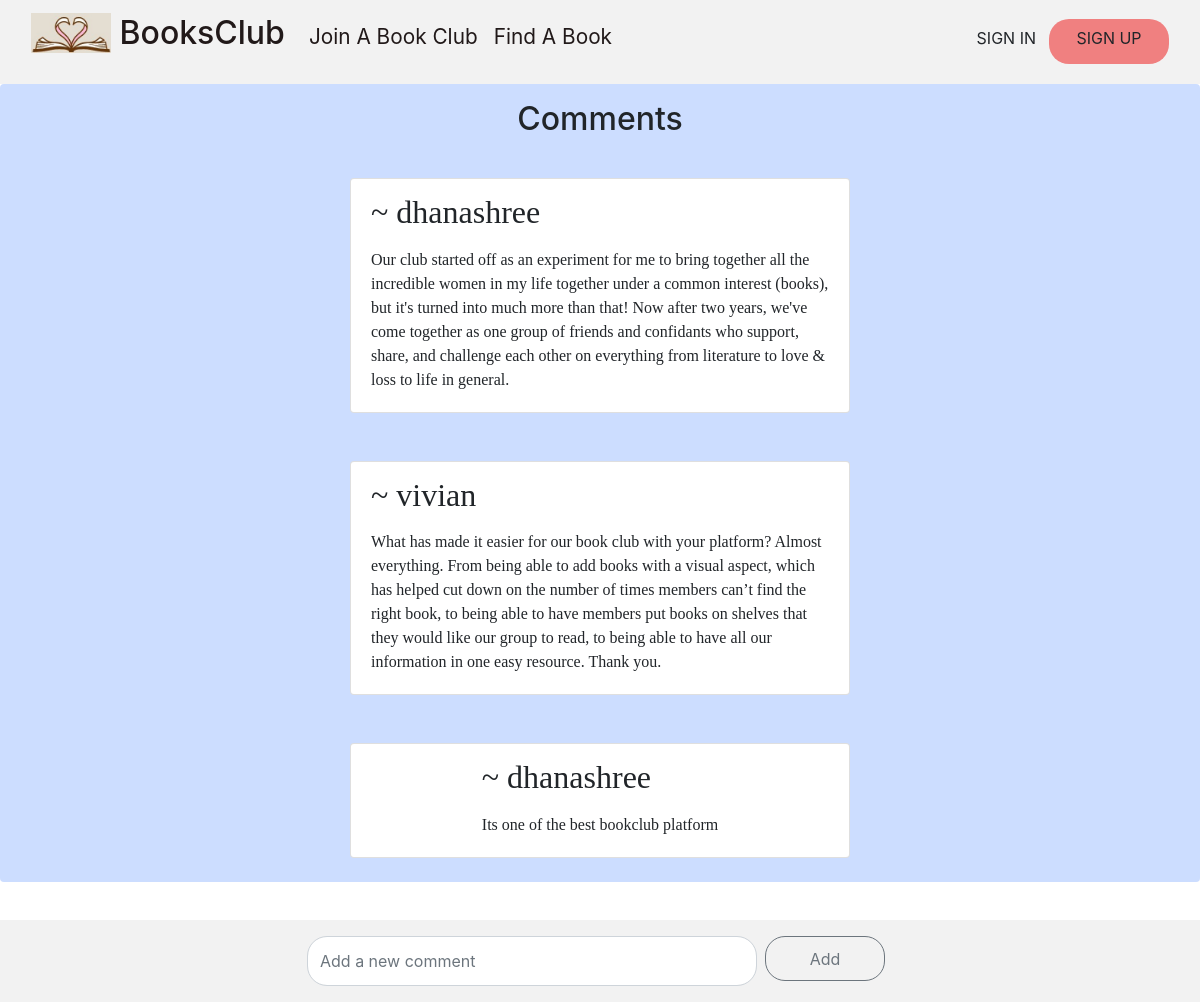
The page /comments on the database its author committed.
### club/models.py (models this page shows, shortened)
class Comment(models.Model):
    author = models.ForeignKey(User, on_delete=models.CASCADE,null=True,blank=True,related_name="usercomment")
    message=models.CharField(max_length=400)

class User(AbstractUser):
    pass

### club/views.py (the view, shortened to what this page needs)
# urls.py: path("comments",views.comments, name='comments'),
def comments(request):
   if request.method == 'GET':
      comments = Comment.objects.all()
      return render(request, 'club/comments.html', {
      'comments': comments
      })

### club/templates/club/comments.html (shortened to what this page needs)
{% extends "club/layout.html" %}
{% block body %}
<div class="card d-flex align-items-center" style="border:none; background-color:rgb(204, 221, 255)">
    <h2 class="my-3"> Comments</h2>
    {% for comment in comments %}
        <div class="row no-gutters">
          <div class="col my-4">
            <div class="card" style="width:500px; height:auto;
              align-items:center; justify-content:center; flex-direction: column;">
                <div class="card-body" style="font-family:fangsong;">
                   <h6 class="card-subtitle" style="font-size:2rem;"> ~ {{ comment.author }}</h6>
                   <p class="card-text mt-3" style="font-size:1rem; ">{{ comment.message }}</p>
                </div>
            </div>
          </div>
        </div>
    {% endfor %}
</div>
<div class="fixed-bottom  d-flex justify-content-center" style="background-color: rgb(242, 242, 242)">
    <form action="{% url 'comments' %}" method="POST" class="align-items-center">
       <div class="d-flex">
        <div class="my-3">
            <input type="text" name="message" class="form-control" placeholder="Add a new comment">
        </div>
        <div class="form-group mx-2 my-3">
            <button type="submit" class="btn btn-outline-secondary" style="border-radius: 20px; width: 120px; height: 45px; ">
                Add
            </button>
        </div>
    </div>
    </form>
</div>
{% endblock %}

### club/static/club/style.css (style rules this page uses)
.form-control { border-radius: 20px; width: 450px; height: 50px; }
.card-body { font-family:cursive; }

### rows shown on the page
Comment: author "dhanashree", message "Our club started off as an experiment for me to bring together all the incredible women in my life together under a common interest (books), but it's turned into much more than that! Now after two years, we've come together as one group of friends and confidants who support, share, and challenge each other on everything from literature to love & loss to life in general."
Comment: author "vivian", message "What has made it easier for our book club with your platform? Almost everything. From being able to add books with a visual aspect, which has helped cut down on the number of times members can’t find the right book, to being able to have members put books on shelves that they would like our group to read, to being able to have all our information in one easy resource. Thank you."
Comment: author "dhanashree", message "Its one of the best bookclub platform"
